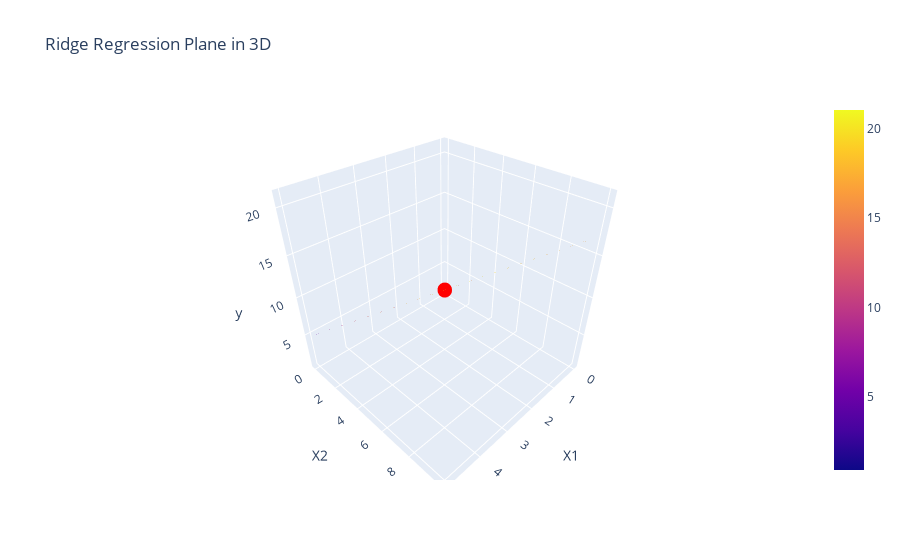

The notebook cell this image was saved under:
### Markdown cell above
Non inverable example

### Code cell
import plotly.graph_objects as go

X = np.array([[1, 2], [2, 4], [3, 6], [4, 8]])
y = np.array([5, 9, 13, 17])

# Add intercept term
X_with_intercept = np.hstack([np.ones((X.shape[0], 1)), X])

# Ridge regression solution
lambda_ridge = 0.1
I = np.eye(X_with_intercept.shape[1])
beta_ridge = np.linalg.inv(X_with_intercept.T @ X_with_intercept + lambda_ridge * I) @ X_with_intercept.T @ y

# Create grid for plotting
x1_range = np.linspace(0, 5, 20)
x2_range = 2 * x1_range
X1_mesh, X2_mesh = np.meshgrid(x1_range, x2_range)
Y_mesh = beta_ridge[0] + beta_ridge[1] * X1_mesh + beta_ridge[2] * X2_mesh

# Plotting
fig = go.Figure(data=[go.Scatter3d(x=X[:, 0], y=X[:, 1], z=y, mode='markers', marker=dict(size=5, color='red')),
                      go.Surface(x=X1_mesh, y=X2_mesh, z=Y_mesh, opacity=0.5)])
fig.update_layout(scene=dict(
        xaxis_title='X1', 
        yaxis_title='X2', 
        zaxis_title='y'),
        title='Ridge Regression Plane in 3D')

fig.show()

### Figure 1 — Plotly figure (JSON) as saved in the notebook; plotly's stock layout.template omitted (floating-point values rounded to 4 significant figures; data arrays with more than 128 entries replaced by an {"elided": "..."} marker saying what was removed)
{"data": [{"marker": {"color": "red", "size": 5}, "mode": "markers", "type": "scatter3d", "x": [1, 2, 3, 4], "y": [2, 4, 6, 8], "z": [5, 9, 13, 17]}, {"opacity": 0.5, "type": "surface", "x": {"elided": "20x20 float values"}, "y": {"elided": "20x20 float values"}, "z": {"elided": "20x20 float values"}}], "layout": {"scene": {"xaxis": {"title": {"text": "X1"}}, "yaxis": {"title": {"text": "X2"}}, "zaxis": {"title": {"text": "y"}}}, "title": {"text": "Ridge Regression Plane in 3D"}}}
